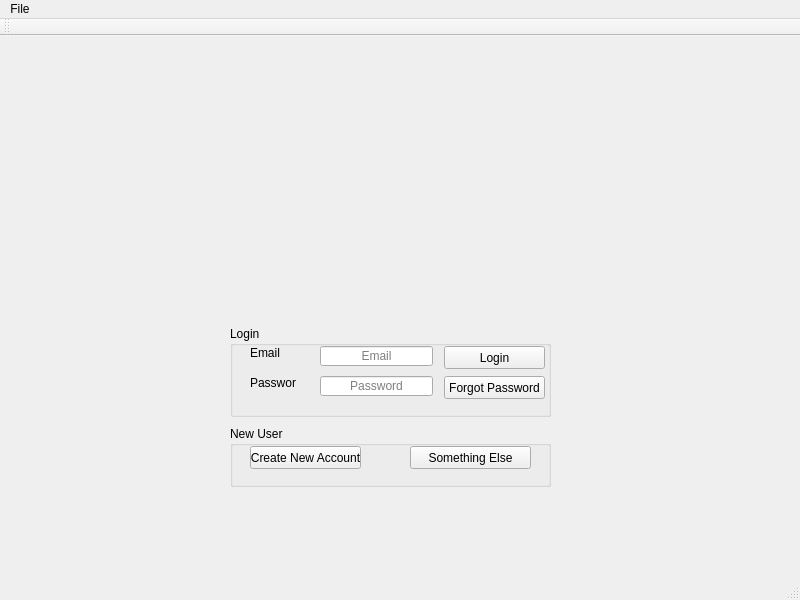
<?xml version="1.0" encoding="UTF-8"?>
<ui version="4.0">
 <class>MainWindow</class>
 <widget class="QMainWindow" name="MainWindow">
  <property name="geometry">
   <rect>
    <x>0</x>
    <y>0</y>
    <width>800</width>
    <height>600</height>
   </rect>
  </property>
  <property name="minimumSize">
   <size>
    <width>800</width>
    <height>600</height>
   </size>
  </property>
  <property name="maximumSize">
   <size>
    <width>800</width>
    <height>600</height>
   </size>
  </property>
  <property name="windowTitle">
   <string>MainWindow</string>
  </property>
  <property name="autoFillBackground">
   <bool>false</bool>
  </property>
  <property name="styleSheet">
   <string notr="true"/>
  </property>
  <widget class="QWidget" name="centralWidget">
   <widget class="QGroupBox" name="groupBox">
    <property name="geometry">
     <rect>
      <x>230</x>
      <y>290</y>
      <width>321</width>
      <height>91</height>
     </rect>
    </property>
    <property name="title">
     <string>Login</string>
    </property>
    <widget class="QLineEdit" name="lineEdit">
     <property name="geometry">
      <rect>
       <x>90</x>
       <y>20</y>
       <width>113</width>
       <height>20</height>
      </rect>
     </property>
     <property name="autoFillBackground">
      <bool>false</bool>
     </property>
     <property name="alignment">
      <set>Qt::AlignCenter</set>
     </property>
     <property name="placeholderText">
      <string>Email</string>
     </property>
    </widget>
    <widget class="QLineEdit" name="lineEdit_2">
     <property name="geometry">
      <rect>
       <x>90</x>
       <y>50</y>
       <width>113</width>
       <height>20</height>
      </rect>
     </property>
     <property name="alignment">
      <set>Qt::AlignCenter</set>
     </property>
     <property name="placeholderText">
      <string>Password</string>
     </property>
    </widget>
    <widget class="QLabel" name="label_4">
     <property name="geometry">
      <rect>
       <x>20</x>
       <y>20</y>
       <width>46</width>
       <height>13</height>
      </rect>
     </property>
     <property name="text">
      <string>Email</string>
     </property>
    </widget>
    <widget class="QLabel" name="label_5">
     <property name="geometry">
      <rect>
       <x>20</x>
       <y>50</y>
       <width>46</width>
       <height>13</height>
      </rect>
     </property>
     <property name="text">
      <string>Password</string>
     </property>
    </widget>
    <widget class="QPushButton" name="pushButton">
     <property name="geometry">
      <rect>
       <x>214</x>
       <y>20</y>
       <width>101</width>
       <height>23</height>
      </rect>
     </property>
     <property name="text">
      <string>Login</string>
     </property>
    </widget>
    <widget class="QPushButton" name="pushButton_4">
     <property name="geometry">
      <rect>
       <x>214</x>
       <y>50</y>
       <width>101</width>
       <height>23</height>
      </rect>
     </property>
     <property name="text">
      <string>Forgot Password</string>
     </property>
    </widget>
   </widget>
   <widget class="QGroupBox" name="groupBox_2">
    <property name="geometry">
     <rect>
      <x>230</x>
      <y>390</y>
      <width>321</width>
      <height>61</height>
     </rect>
    </property>
    <property name="title">
     <string>New User</string>
    </property>
    <widget class="QPushButton" name="pushButton_2">
     <property name="geometry">
      <rect>
       <x>20</x>
       <y>20</y>
       <width>111</width>
       <height>23</height>
      </rect>
     </property>
     <property name="text">
      <string>Create New Account</string>
     </property>
    </widget>
    <widget class="QPushButton" name="pushButton_3">
     <property name="geometry">
      <rect>
       <x>180</x>
       <y>20</y>
       <width>121</width>
       <height>23</height>
      </rect>
     </property>
     <property name="text">
      <string>Something Else</string>
     </property>
    </widget>
   </widget>
  </widget>
  <widget class="QMenuBar" name="menuBar">
   <property name="geometry">
    <rect>
     <x>0</x>
     <y>0</y>
     <width>800</width>
     <height>21</height>
    </rect>
   </property>
   <widget class="QMenu" name="menuNo">
    <property name="title">
     <string>File</string>
    </property>
    <addaction name="actionExit"/>
   </widget>
   <addaction name="menuNo"/>
  </widget>
  <widget class="QToolBar" name="mainToolBar">
   <attribute name="toolBarArea">
    <enum>TopToolBarArea</enum>
   </attribute>
   <attribute name="toolBarBreak">
    <bool>false</bool>
   </attribute>
  </widget>
  <widget class="QStatusBar" name="statusBar"/>
  <action name="actionExit">
   <property name="text">
    <string>Exit</string>
   </property>
  </action>
 </widget>
 <layoutdefault spacing="6" margin="11"/>
 <resources/>
 <connections/>
</ui>
